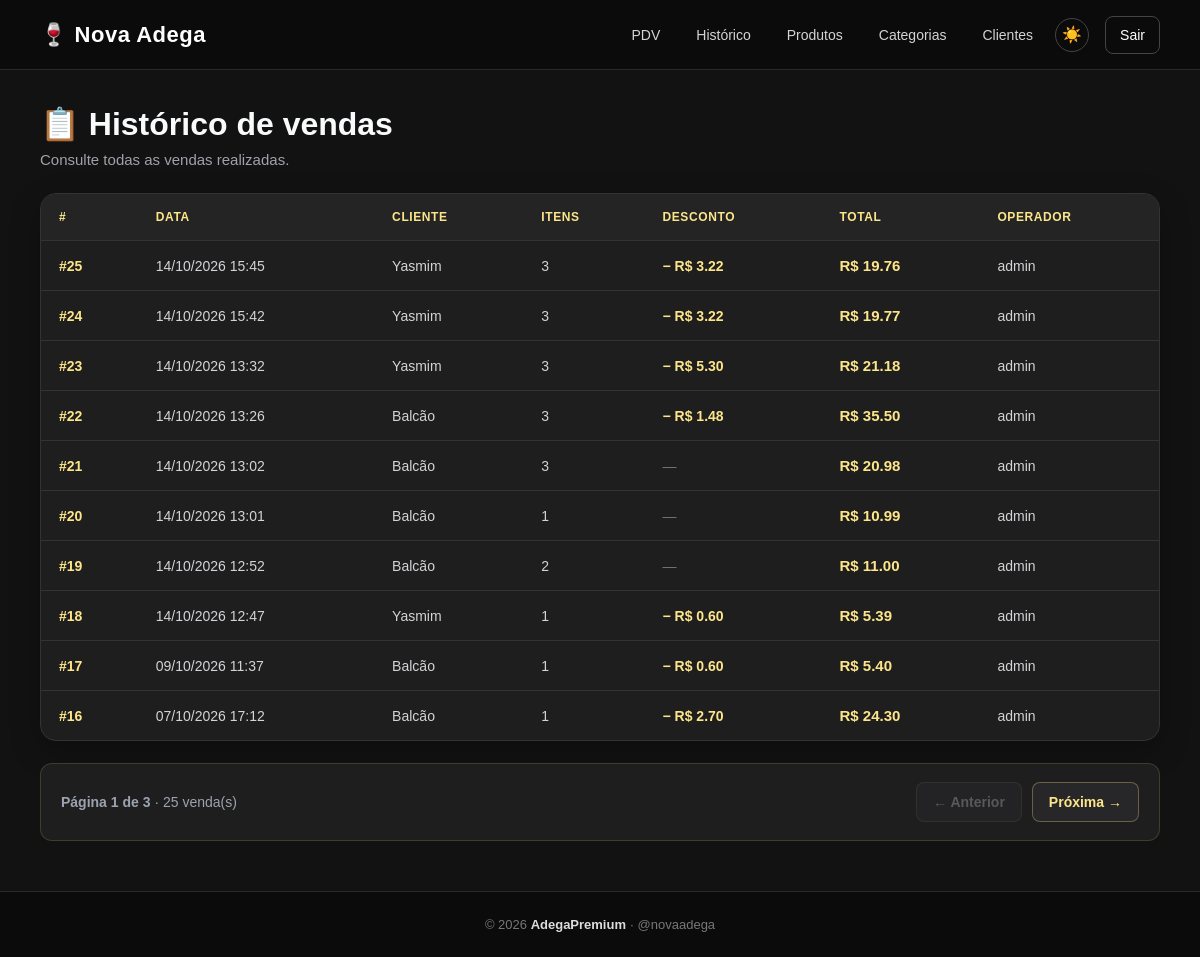
Page /pdv/historico (signed in) on the committed database.
### app/models/venda.py (models this page shows, shortened)
class Venda(Base):
    __tablename__ = "vendas"
    id = Column(Integer, primary_key=True, index=True)
    cliente_id = Column(
        Integer,
        ForeignKey("clientes.id", ondelete="SET NULL"),
        nullable=True
    )
    usuario_id = Column(
        Integer,
        ForeignKey("usuarios.id", ondelete="SET NULL"),
        nullable=True
    )
    total_bruto = Column(
        Float,
        nullable=False,
        default=0.0
    )
    total_liquido = Column(
        Float,
        nullable=False,
        default=0.0
    )
    desconto = Column(
        Float,
        nullable=False,
        default=0.0
    )
    tipo_desconto = Column(
        String(20),
        nullable=True
    )
    forma_pagamento_1 = Column(
        String(50),
        nullable=True
    )
    valor_pagamento_1 = Column(
        Float,
        nullable=False,
        default=0.0
    )
    forma_pagamento_2 = Column(
        String(50),
        nullable=True
    )
    valor_pagamento_2 = Column(
        Float,
        nullable=False,
        default=0.0
    )
    observacao = Column(
        String(255),
        nullable=True
    )
    criado_em = Column(
        DateTime,
        server_default=func.now()
    )
    cliente = relationship(
        "Cliente",
        back_populates="vendas"
    )
    usuario = relationship(
        "Usuario",
        backref="vendas"
    )
    itens = relationship(
        "ItemVenda",
        back_populates="venda",
        cascade="all, delete-orphan"
    )

### app/models/cliente.py (models this page shows, shortened)
class Cliente(Base):
    __tablename__ = "clientes"
    id = Column(
        Integer,
        primary_key=True,
        index=True
    )
    nome = Column(
        String(150),
        nullable=False,
        index=True
    )
    telefone = Column(
        String(20),
        nullable=True
    )
    is_associado = Column(
        Boolean,
        default=False,
        nullable=False
    )
    ativo = Column(
        Boolean,
        default=True
    )
    criado_em = Column(
        DateTime,
        server_default=func.now()
    )
    vendas = relationship(
        "Venda",
        back_populates="cliente"
    )

### app/models/usuarios.py (models this page shows)
class Usuario(Base):
    __tablename__ = "usuarios"
    id = Column(Integer, primary_key=True, autoincrement=True)
    nome = Column(String(100), nullable=False)
    email = Column(String(150), unique=True, nullable=False)
    senha_hash = Column(String(255), nullable=False)
    role = Column(String(20), nullable=False, default="operador")
    ativo = Column(Boolean, default=True)
    criando_em = Column(DateTime, server_default=func.now())

### app/controllers/pdv_controller.py (the view)
@router.get("/historico")
def historico_vendas(
    request: Request,
    pagina: int = 1,
    db: Session = Depends(get_db),
    usuario=Depends(get_usuario_logado)
):
    por_pagina = 10
    pagina = max(1, pagina)
    total_vendas = db.query(Venda).count()
    total_paginas = max(
        1,
        ceil(total_vendas / por_pagina)
    )
    pagina = min(pagina, total_paginas)
    vendas = (
        db.query(Venda)
        .order_by(Venda.criado_em.desc())
        .offset((pagina - 1) * por_pagina)
        .limit(por_pagina)
        .all()
    )
    return templates.TemplateResponse(
        request,
        "pdv/historico.html",
        {
            "request": request,
            "usuario": usuario,
            "vendas": vendas,
            "pagina": pagina,
            "total_paginas": total_paginas,
            "total_vendas": total_vendas
        }
    )

### app/templates/pdv/historico.html (shortened to what this page needs)
{% extends "base.html" %}
{% block styles %}
<link rel="stylesheet" href="/static/CSS/pdv.css?v=10">
{% endblock %}
{% block content %}
<main class="pdv-container">
    <div class="pdv-page-header">
        <div>
            <h1>📋 Histórico de vendas</h1>
            <p>Consulte todas as vendas realizadas.</p>
        </div>
    </div>
    <div class="pdv-table-container">
        <table class="pdv-table">
            <thead>
                <tr>
                    <th>#</th>
                    <th>Data</th>
                    <th>Cliente</th>
                    <th>Itens</th>
                    <th>Desconto</th>
                    <th>Total</th>
                    <th>Operador</th>
                </tr>
            </thead>
            <tbody>
                {% for v in vendas %}
                <tr>
                    <td>
                        <a href="/pdv/venda/{{ v.id }}" class="venda-id">
                            #{{ v.id }}
                        </a>
                    </td>
                    <td>
                        {{ v.criado_em.strftime('%d/%m/%Y %H:%M') }}
                    </td>
                    <td>
                        {{ v.cliente.nome if v.cliente else "Balcão" }}
                    </td>
                    <td>
                        {{ v.itens | length }}
                    </td>
                    <td>
                        {% if v.desconto and v.desconto > 0 %}
                        <span class="desconto-positivo">
                            − R$ {{ "%.2f"|format(v.desconto) }}
                        </span>
                        {% else %}
                        <span class="sem-desconto">
                            —
                        </span>
                        {% endif %}
                    </td>
                    <td class="valor-total">
                        R$ {{ "%.2f"|format(v.total_liquido) }}
                    </td>
                    <td>
                        {{ v.usuario.nome if v.usuario else "—" }}
                    </td>
                </tr>
                {% endfor %}
            </tbody>
        </table>
    </div>
    <nav class="paginacao-vendas" aria-label="Paginação do histórico de vendas">
        <span class="paginacao-info">
            Página {{ pagina }} de {{ total_paginas }}
            <span class="paginacao-total">
                · {{ total_vendas }} venda(s)
            </span>
        </span>
        <div class="paginacao-botoes">
            {% if pagina > 1 %}
            <a class="paginacao-btn" href="/pdv/historico?pagina={{ pagina - 1 }}">
                ← Anterior
            </a>
            {% else %}
            <span class="paginacao-btn desabilitado">
                ← Anterior
            </span>
            {% endif %}
            {% if pagina < total_paginas %} <a class="paginacao-btn proxima"
                href="/pdv/historico?pagina={{ pagina + 1 }}">
                Próxima →
                </a>
                {% else %}
                <span class="paginacao-btn desabilitado">
                    Próxima →
                </span>
                {% endif %}
        </div>
    </nav>
</main>
{% endblock %}

### app/static/CSS/home.css (style rules this page uses)
* { box-sizing: border-box; }
html { min-height: 100%; overflow-y: scroll; }
body { margin: 0; padding: 0; min-height: 100vh; font-family: Arial, Helvetica, sans-serif; background: #121212; color: #f9fafb; display: flex; flex-direction: column; }

### app/static/CSS/pdv.css (style rules this page uses)
:root { --pdv-preto: #121212; --pdv-card: #1E1E1E; --pdv-campo: #171717; --pdv-borda: #383838; --pdv-amarelo: #FDE68A; --pdv-amarelo-hover: #FEF3C7; --pdv-texto: #F9FAFB; --pdv-secundario: #A1A1AA; }
.pdv-container { width: 100%; max-width: 1500px; min-height: calc(100vh - 70px - 69px); margin: 0 auto; padding: 35px 40px 50px; box-sizing: border-box; }
.pdv-titulo h1, .pdv-page-header h1 { color: #F9FAFB; font-size: 32px; font-weight: 700; margin: 0 0 8px; }
.pdv-titulo p, .pdv-page-header p { color: #A1A1AA; font-size: 15px; margin: 0; }
.pdv-page-header { display: flex; align-items: center; justify-content: space-between; gap: 20px; margin-bottom: 25px; }
.pdv-table-container { width: 100%; overflow-x: auto; background: #1E1E1E; border: 1px solid #333333; border-radius: 16px; box-shadow: 0 10px 30px rgba(0, 0, 0, 0.25); }
.pdv-table { width: 100%; border-collapse: collapse; color: #F9FAFB; font-size: 14px; }
.pdv-table thead { background: #242424; }
.pdv-table th { padding: 16px 18px; color: #FDE68A; font-size: 12px; font-weight: 700; text-align: left; text-transform: uppercase; letter-spacing: 0.6px; border-bottom: 1px solid #333333; white-space: nowrap; }
.pdv-table td { padding: 16px 18px; border-bottom: 1px solid #333333; color: #D4D4D8; vertical-align: middle; }
.pdv-table tbody tr { transition: background 0.2s; }
.pdv-table tbody tr:last-child td { border-bottom: none; }
.venda-id { color: #FDE68A; font-weight: 700; text-decoration: none; transition: color 0.2s; }
.desconto-positivo { color: #FDE68A; font-weight: 700; }
.sem-desconto { color: #71717A; }
.valor-total { color: #FDE68A !important; font-size: 15px; font-weight: 700; white-space: nowrap; }
.paginacao-vendas { display: flex; align-items: center; justify-content: space-between; flex-wrap: wrap; gap: 16px; margin-top: 22px; padding: 18px 20px; background: #1E1E1E; border: 1px solid #383838; border-radius: 12px; }
.paginacao-info { color: #FDE68A; font-size: 14px; font-weight: 700; }
.paginacao-total { color: #A1A1AA; font-weight: 400; }
.paginacao-botoes { display: flex; align-items: center; gap: 10px; }
.paginacao-btn { display: inline-flex; align-items: center; justify-content: center; min-height: 40px; padding: 9px 15px; background: #292929; color: #F9FAFB; border: 1px solid #454545; border-radius: 8px; font-size: 13px; font-weight: 700; text-decoration: none; box-sizing: border-box; transition: 0.2s ease; }
.paginacao-btn.proxima { background: #FDE68A; color: #121212; border-color: #FDE68A; }
.paginacao-btn.desabilitado { opacity: 0.4; cursor: not-allowed; }
.paginacao-info { color: #555; font-size: 14px; text-align: center; }
.paginacao-botoes { display: flex; justify-content: center; align-items: center; flex-wrap: wrap; gap: 10px; }
.paginacao-vendas { display: flex; align-items: center; justify-content: space-between; gap: 16px; width: 100%; box-sizing: border-box; padding: 18px 20px; margin-top: 22px; background-color: #1E1E1E; border: 1px solid rgba(253, 230, 138, 0.15); border-radius: 12px; }
.paginacao-vendas .paginacao-info { color: #9CA3AF; font-size: 14px; }
.paginacao-vendas .paginacao-total { color: #9CA3AF; }
.paginacao-vendas .paginacao-botoes { display: flex; align-items: center; gap: 10px; }
.paginacao-vendas .paginacao-btn { display: inline-flex; align-items: center; justify-content: center; min-height: 40px; box-sizing: border-box; padding: 0 16px; background-color: #27272A; color: #FDE68A; border: 1px solid rgba(253, 230, 138, 0.30); border-radius: 8px; font-size: 14px; font-weight: bold; text-decoration: none; white-space: nowrap; cursor: pointer; transition: background-color 0.2s ease, color 0.2s ease, border-color 0.2s ease; }
.paginacao-vendas .paginacao-btn.desabilitado { background-color: #27272A; color: #777777; border-color: rgba(253, 230, 138, 0.10); opacity: 0.65; cursor: not-allowed; }

### app/static/CSS/responsivo.css (style rules this page uses)
* { box-sizing: border-box; }
html { width: 100%; min-width: 0; overflow-x: clip; }
body { width: 100%; min-width: 0; max-width: 100%; margin: 0; }
h1, h2, h3, p, td, th, label { overflow-wrap: anywhere; }

### rows in the picture
Venda: id "25", criado_em "14/10/2026 15:45", cliente "Yasmim", itens|length "3", desconto "3.22", total_liquido "19.76", usuario "admin"
Venda: id "24", criado_em "14/10/2026 15:42", cliente "Yasmim", itens|length "3", desconto "3.22", total_liquido "19.77", usuario "admin"
Venda: id "23", criado_em "14/10/2026 13:32", cliente "Yasmim", itens|length "3", desconto "5.30", total_liquido "21.18", usuario "admin"
Venda: id "22", criado_em "14/10/2026 13:26", cliente "Balcão", itens|length "3", desconto "1.48", total_liquido "35.50", usuario "admin"
Venda: id "21", criado_em "14/10/2026 13:02", cliente "Balcão", itens|length "3", total_liquido "20.98", usuario "admin"
Venda: id "20", criado_em "14/10/2026 13:01", cliente "Balcão", itens|length "1", total_liquido "10.99", usuario "admin"
Venda: id "19", criado_em "14/10/2026 12:52", cliente "Balcão", itens|length "2", total_liquido "11.00", usuario "admin"
Venda: id "18", criado_em "14/10/2026 12:47", cliente "Yasmim", itens|length "1", desconto "0.60", total_liquido "5.39", usuario "admin"
Venda: id "17", criado_em "09/10/2026 11:37", cliente "Balcão", itens|length "1", desconto "0.60", total_liquido "5.40", usuario "admin"
Venda: id "16", criado_em "07/10/2026 17:12", cliente "Balcão", itens|length "1", desconto "2.70", total_liquido "24.30", usuario "admin"

### other values in the picture
{{ pagina }} "1"
{{ total_paginas }} "3"
{{ total_vendas }} "25"
